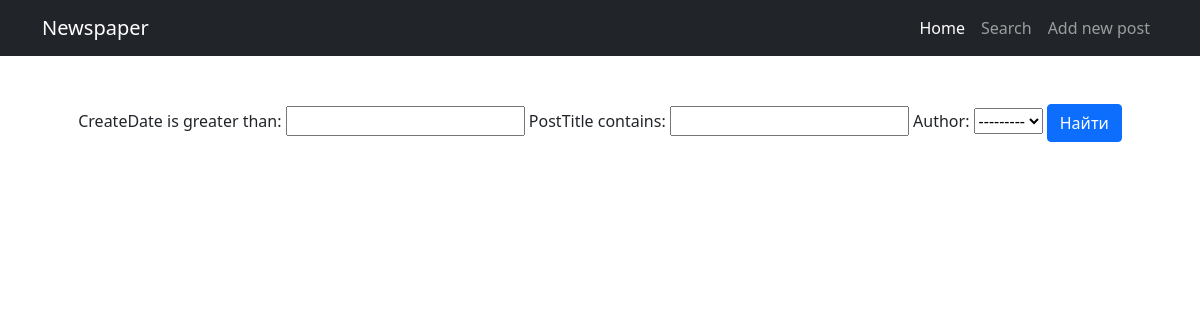
The page /news/search/ on the database as committed earlier.
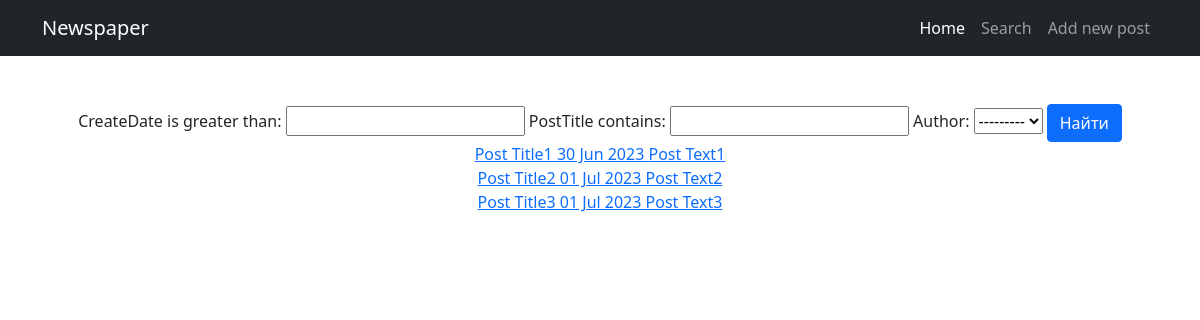
The same page on the database as committed later.
### news/models.py (models this page shows, shortened)
class Post(models.Model):
    author = models.ForeignKey(Author, on_delete=models.CASCADE)
    ARTICLE = 'AR'
    NEWS = 'NW'
    CHOICES = [
        (ARTICLE, 'Статья'),
        (NEWS, 'Новость')
    ]
    choice = models.CharField(max_length=2, choices=CHOICES, default=ARTICLE)
    createDate = models.DateTimeField(auto_now_add=True)
    category = models.ManyToManyField(Category, through='PostCategory')
    postTitle = models.CharField(max_length=255)
    postText = models.TextField()
    postRating = models.IntegerField(default=0)

### news/views.py (the view)
# urls.py: path('search/', SearchNews.as_view(), name='postSearch'),
class SearchNews(ListView):
    model = Post
    template_name = 'search.html'
    context_object_name = 'filter_posts'
    def get_context_data(self, **kwargs):
        context = super().get_context_data(**kwargs)
        context['filter'] = PostFilter(self.request.GET, queryset=self.get_queryset())
        return context

### news/models.py (called while the page is built)
    def __str__(self):
        return self.authorUser.username

### news/templatetags/custom_filters.py (called while the page is built)
@register.filter(name='censor')
def censor(value):
    bad_words = ['плохое_слово1', 'плохое_слово2', 'плохое_слово3', 'плохое_слово4']
    for w in bad_words:
        if w in value:
            value = value.replace(w, '***')
    return value

### templates/search.html (shortened to what this page needs)
{% extends 'default.html' %}
{% block content %}
    <form method="GET">
        {{ filter.form }}
        <input class="btn btn-primary" type="submit" value="Найти">
    </form>
    {% for post in filter.qs %}
        <div>
            <a href="{% url 'news:postDetail' post.id %}">{{ post.postTitle|censor }} {{ post.createDate|date:'d M Y' }} {{ post.postText|truncatewords:20|censor }}</a>
        </div>
    {% endfor %}
{% endblock content %}

Rows that differ between the two databases and show on the page:
added Post: postTitle|censor "Post Title1", createDate "30 Jun 2023", postText|censor "Post Text1"
added Post: postTitle|censor "Post Title2", createDate "01 Jul 2023", postText|censor "Post Text2"
added Post: postTitle|censor "Post Title3", createDate "01 Jul 2023", postText|censor "Post Text3"
